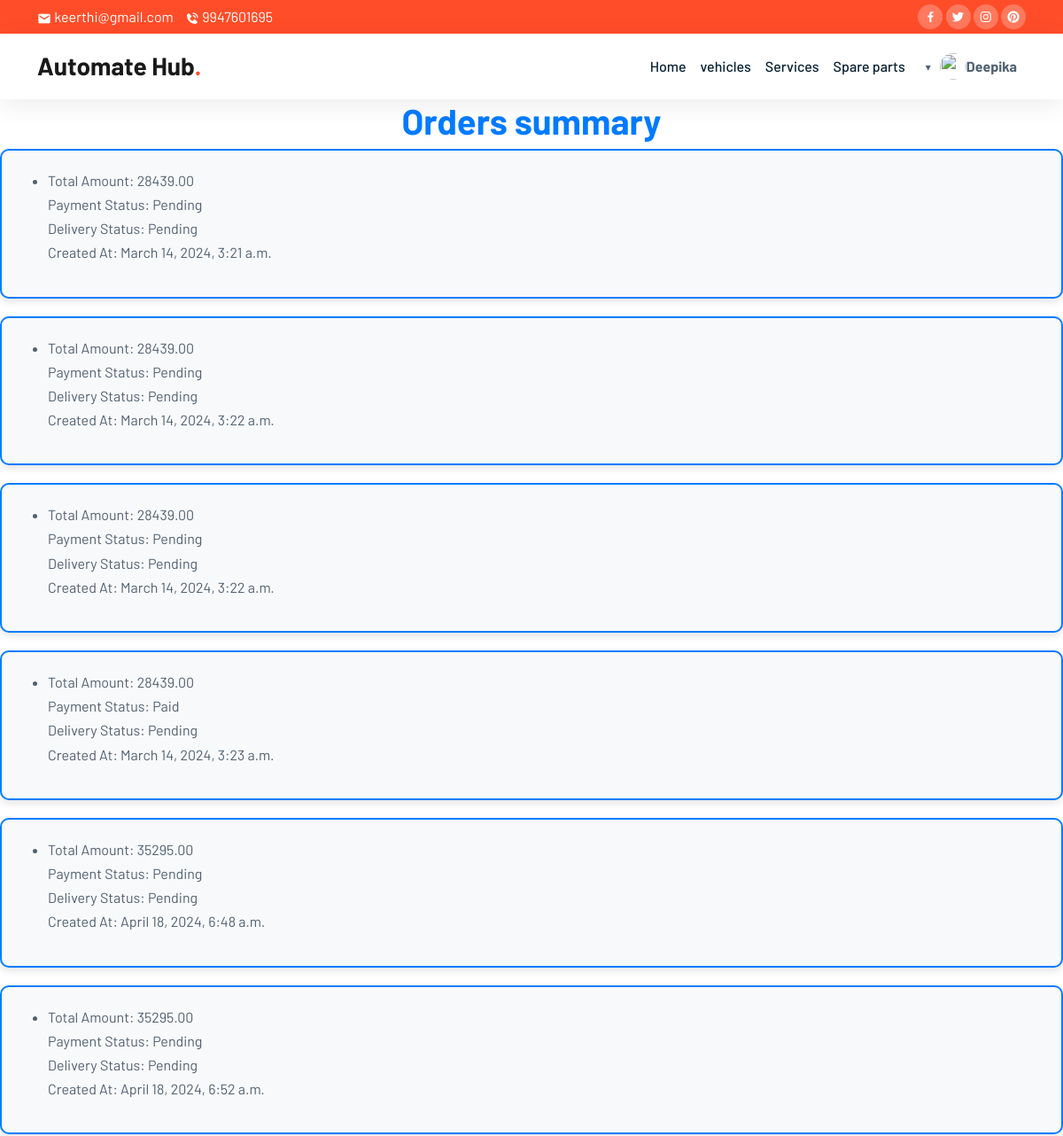
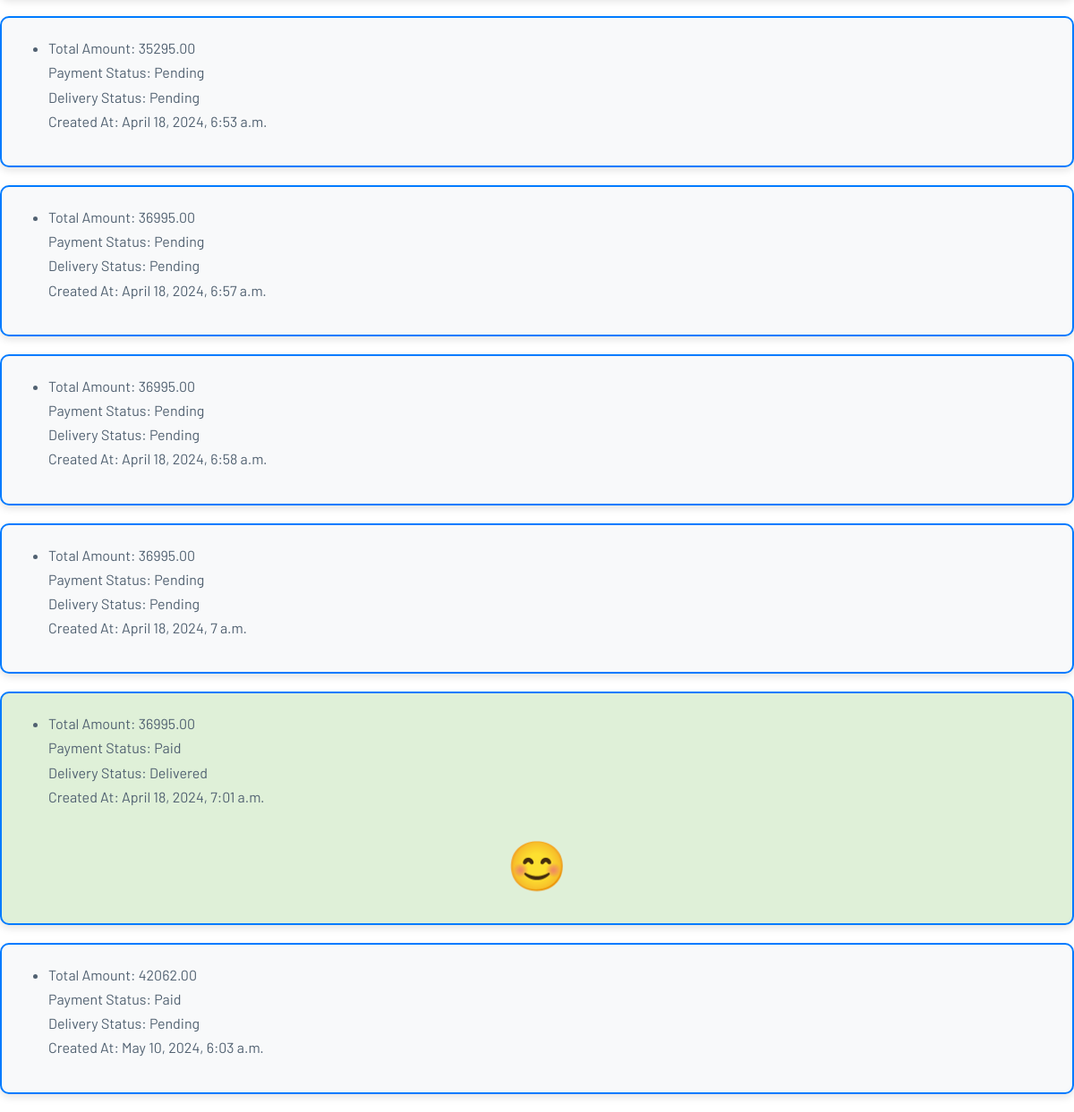
The app's page /order-summary/ (signed in) with its own data (2 pictures, top to bottom).
### partsapp/models.py (models this page shows, shortened)
class CustomUser(AbstractUser):
    phone_number = models.CharField(max_length=15, blank=True, null=True)
    address = models.TextField(blank=True)
    role = models.CharField(max_length=100,default="")

class Order(models.Model):
    DELIVERY_STATUS_CHOICES = [
        ('PENDING', 'Pending'),
        ('OUT_FOR_DELIVERY', 'Out for Delivery'),
        ('DELIVERED', 'Delivered'),
    ]
    user = models.ForeignKey(CustomUser, on_delete=models.CASCADE)
    products = models.ManyToManyField(Parts, through='OrderItem')
    total_amount = models.DecimalField(max_digits=10, decimal_places=2)
    payment_id = models.CharField(max_length=100, null=True, blank=True)
    payment_status = models.BooleanField(default=False)
    created_at = models.DateTimeField(auto_now_add=True)
    delivery_status = models.CharField(max_length=20, choices=DELIVERY_STATUS_CHOICES, default='PENDING')

### partsapp/views.py (the view)
# urls.py: path('order-summary/', views.order_summary, name='order_summary'),
@login_required
def order_summary(request):
    user_orders = Order.objects.filter(user=request.user)
    return render(request, 'order_summary.html',{'orders':user_orders})

### templates/order_summary.html (shortened to what this page needs)
{% load static %}
<!doctype html>
<html lang="en">
<head>
    <link rel="stylesheet" href="{% static 'css/bootstrap.min.css' %}">
    <link rel="stylesheet" href="{% static 'css/owl.carousel.min.css' %}">
    <link rel="stylesheet" href="{% static 'css/owl.theme.default.min.css' %}">
    <link href='https://unpkg.com/boxicons@2.1.1/css/boxicons.min.css' rel='stylesheet'>
    <link rel="stylesheet" href="{% static 'css/style.css' %}">
    <link href="https://cdnjs.cloudflare.com/ajax/libs/font-awesome/5.15.4/css/all.min.css" rel="stylesheet">
</head>
<body data-bs-spy="scroll" data-bs-target=".navbar" data-bs-offset="70">
    <div class="top-nav" id="home">
        <div class="container">
            <div class="row justify-content-between">
                <div class="col-auto">
                    <p> <i class='bx bxs-envelope'></i> keerthi@gmail.com</p>
                    <p> <i class='bx bxs-phone-call'></i> 9947601695</p>
                </div>
                <div class="col-auto social-icons">
                    <a href="#"><i class='bx bxl-facebook'></i></a>
                    <a href="#"><i class='bx bxl-twitter'></i></a>
                    <a href="#"><i class='bx bxl-instagram'></i></a>
                    <a href="#"><i class='bx bxl-pinterest'></i></a>
                </div>
            </div>
        </div>
    </div>
    <nav class="navbar navbar-expand-lg navbar-light bg-white sticky-top">
        <div class="container">
            <a class="navbar-brand" href="#">Automate Hub<span class="dot">.</span></a>
            <div class="collapse navbar-collapse" id="navbarNav">
                <ul class="navbar-nav ms-auto">
                {% if user.is_authenticated %}
                    <li class="nav-item">
                        <a class="nav-link" href="#home">Home</a>
                    </li>
                    <li class="nav-item">
                        <a class="nav-link">vehicles</a>
                    </li>
                    <li class="nav-item">
                        <a class="nav-link" href="">Services</a>
                    </li>
                    <li class="nav-item">
                        <a class="nav-link">Spare parts</a>
                    </li>
                    <li class="nav-item" style="display: flex; align-items: center;">
                        <div id="user-dropdown" class="user-profile">
                            {% if request.session.profile_image_updated %}
                                <img src="{{ user_profile.image.url }}" alt="" class="profile-image">
                            {% else %}
                                <img src="{% static 'img/img2.png' %}" alt="" class="profile-image">
                            {% endif %}
                            <strong style="font-weight: bold;">{{ user.username }}</strong>
                        </div>
                    </li>
                {% endif %}
                </ul>
            </div>
        </div>
    </nav>
<!DOCTYPE html>
<html lang="en">
<head>
</head>
<body>
    <h1>Orders summary</h1>
    {% for order in orders %}
    <div class="order-container{% if order.delivery_status == 'Delivered' %} delivered-container{% endif %}">
        <ul>
            <li>
                Total Amount: {{ order.total_amount }}<br>
                Payment Status: {% if order.payment_status %}Paid{% else %}Pending{% endif %}<br>
                Delivery Status: {{ order.get_delivery_status_display }}<br>
                Created At: {{ order.created_at }}
            </li>
        </ul>
        {% if order.delivery_status == 'Delivered' %}
        <div class="smiley">😊</div>
        {% endif %}
    </div>
    {% endfor %}
</body>
</html>

### static/css/style.css (style rules this page uses)
:root { --brand: #ff4d29; --dark: #092032; --body: #516171; --border: rgba(0,0,0,0.08); --shadow: 0px 6px 30px rgba(0, 0, 0, 0.08); }
body { font-family: "Barlow", sans-serif; color: var(--body); line-height: 1.7; }
h1,h2,h3,h4,h5,h6, .display-1,.display-2,.display-3,.display-4 { font-weight: 700; color: var(--dark); }
img { width: 100%; }
a { color: var(--dark); transition: all 0.4s ease; font-weight: 500; }
.top-nav { background-color: var(--brand); color: #fff; padding-top: 5px; padding-bottom: 5px; }
.top-nav p { display: inline-block; margin-bottom: 0; margin-right: 10px; }
.top-nav span, .top-nav i { vertical-align: middle; }
.navbar { box-shadow: var(--shadow); }
.social-icons a { width: 28px; height: 28px; display: inline-flex; color: #fff; background-color: rgba(255, 255, 255, 0.25); text-decoration: none; align-items: center; justify-content: center; border-radius: 100px; }
.navbar .navbar-nav .nav-link { color: var(--dark); }
.navbar-brand { font-size: 28px; font-weight: 700; }
.navbar-brand .dot { color: var(--brand); }

### templates/order_summary.html (style rules this page uses)
.order-container { border: 2px solid #007bff; border-radius: 10px; padding: 20px; margin-bottom: 20px; background-color: #f8f9fa; box-shadow: 0 4px 8px rgba(0, 0, 0, 0.1); }
.delivered-container { background-color: #dff0d8; }
h1 { text-align: center; color: #007bff; }
.smiley { font-size: 54px; margin-top: 10px; text-align: center; color: #28a745; }

### records on screen
CustomUser: username "Deepika"
Order: total_amount "28439.00", payment_status "Pending", delivery_status "Pending", created_at "March 14, 2024, 3:21 a.m."
Order: total_amount "28439.00", payment_status "Pending", delivery_status "Pending", created_at "March 14, 2024, 3:22 a.m."
Order: total_amount "28439.00", payment_status "Pending", delivery_status "Pending", created_at "March 14, 2024, 3:22 a.m."
Order: total_amount "28439.00", payment_status "Paid", delivery_status "Pending", created_at "March 14, 2024, 3:23 a.m."
Order: total_amount "35295.00", payment_status "Pending", delivery_status "Pending", created_at "April 18, 2024, 6:48 a.m."
Order: total_amount "35295.00", payment_status "Pending", delivery_status "Pending", created_at "April 18, 2024, 6:52 a.m."
Order: total_amount "35295.00", payment_status "Pending", delivery_status "Pending", created_at "April 18, 2024, 6:53 a.m."
Order: total_amount "36995.00", payment_status "Pending", delivery_status "Pending", created_at "April 18, 2024, 6:57 a.m."
Order: total_amount "36995.00", payment_status "Pending", delivery_status "Pending", created_at "April 18, 2024, 6:58 a.m."
Order: total_amount "36995.00", payment_status "Pending", delivery_status "Pending", created_at "April 18, 2024, 7 a.m."
Order: total_amount "36995.00", payment_status "Paid", delivery_status "Delivered", created_at "April 18, 2024, 7:01 a.m."
Order: total_amount "42062.00", payment_status "Paid", delivery_status "Pending", created_at "May 10, 2024, 6:03 a.m."
